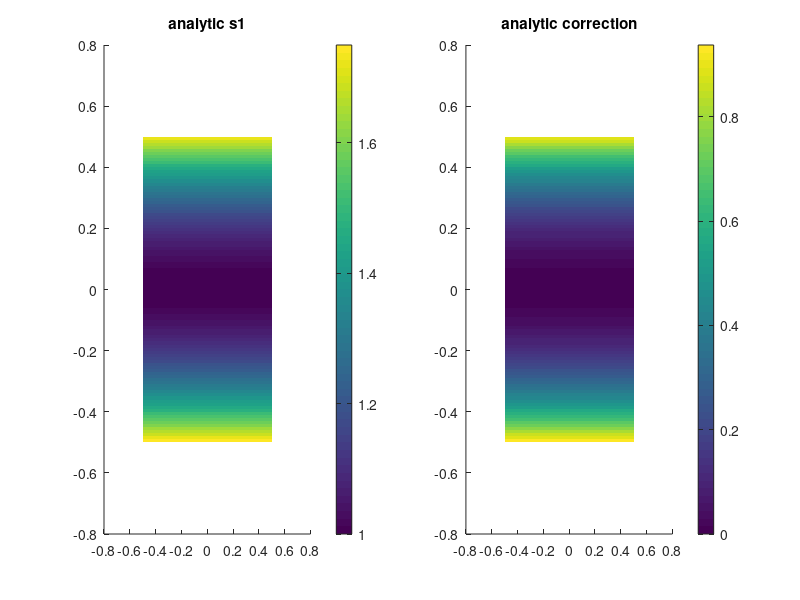
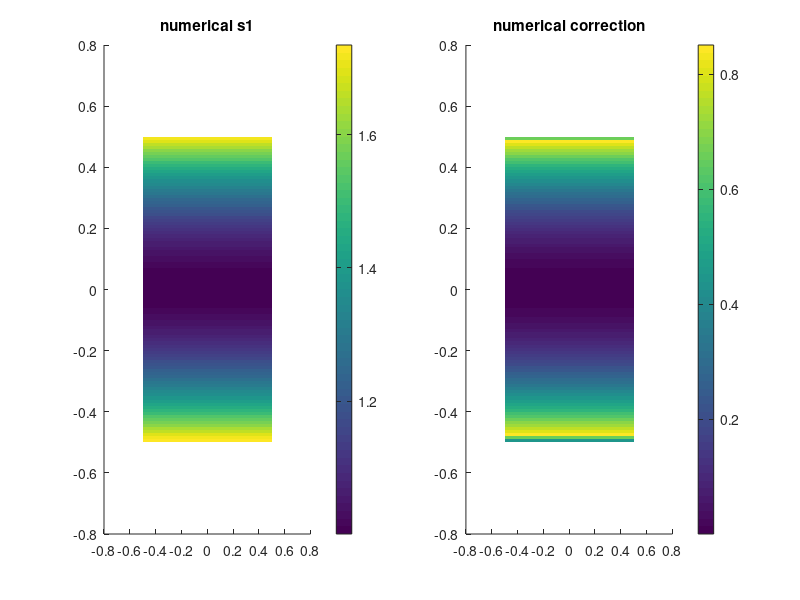
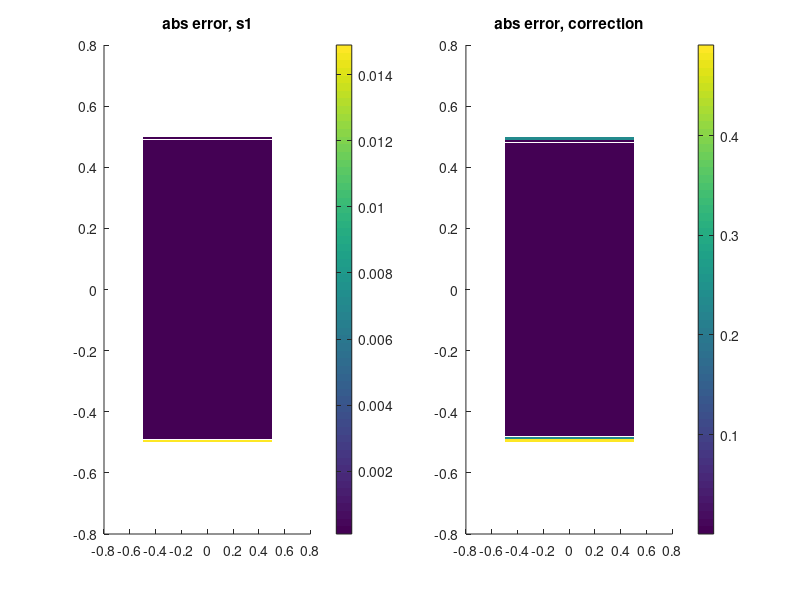

Source code (MATLAB) for these figures, in order:
close all
clear all
clc
%y=0:0.01:0.5;
%y=y(:);

xdim = 101;
ydim = 101;
xmin = -0.5
xmax = 0.5
x=linspace(xmin,xmax,xdim);
dx = x(2)-x(1);
y=linspace(xmin,xmax,ydim);
dy=y(2)-y(1);
[x,y]=meshgrid(x,y);

k=0;
for T=0.01:0.01:0.8,
k=k+1;
T=-T;
sig_0 = reshape((1+3*y.^2),[],1);
sig_true=reshape(-(1/(2*T)*log(exp(4*T)./((1+y.^2)*exp(2*T) - y.^2).^3)),[],1);
err(k)=mean((sig_true-sig_0).^2);
rho(k)=corr(sig_true,sig_0);
t(k)=T;
end

k=0;
for T=0.01:0.01:0.8,
k=k+1;
T=-T;
sig_0 = reshape((1+3*y.^2),[],1);
sig_1 = reshape(-3*T*y.^2.*(1+3*y.^2),[],1);
sig_true=reshape(-(1/(2*T)*log(exp(4*T)./((1+y.^2)*exp(2*T) - y.^2).^3)),[],1);
err2(k)=mean((sig_true-(sig_0+sig_1)).^2);
rho2(k)=corr(sig_true,sig_0+sig_1);
t(k)=T;
end
s1_analytic = 1+3*y.^2;
cor_analytic = 3*y.^2.*(1+y.^2);
figure
subplot(121)
surface(x,y,s1_analytic,'edgecolor','none')
title('analytic s1')
colorbar()
subplot(122)
surface(x,y,cor_analytic,'edgecolor','none')
title('analytic correction')
colorbar()

for t =1:3
    u(:,:,t) = x;
    v(:,:,t) = -y-y.^3;
end

[dudx,dudy,dudt] = gradient(u,dx,dy,1);
[dvdx,dvdy,dvdt] = gradient(v,dx,dy,1);

Du = dudt+u.*dudx+v.*dudy;
Dv = dvdt+u.*dvdx+v.*dvdy;

[dDudx,dDudy,dDudt] = gradient(Du,dx,dy,1);
[dDvdx,dDvdy,dDvdt] = gradient(Dv,dx,dy,1);

for t =1:3
    for i =1:ydim
        for j = 1:xdim
            Grad_v = [dudx(i,j,t), dudy(i,j,t);dvdx(i,j,t), dvdy(i,j,t)];
            Grad_D = [dDudx(i,j,t), dDudy(i,j,t); dDvdx(i,j,t), dDvdy(i,j,t)];
            S = 0.5*(Grad_v + Grad_v');
            B = 0.5*(Grad_D + Grad_D')+(Grad_v'*Grad_v);
            [V,D] = eig(S);
            if ~issorted(diag(D))
                [D,I] = sort(diag(D));
                V = V(:, I);
            end
            s1_numerical(i,j,t) = D(1,1);
            X1 = V(:,1);
            cor_numerical(i,j,t) = -s1_numerical(i,j,t).^2+0.5*(X1'*B*X1);
              
        end
    end
end

figure
subplot(121)
surface(x,y,-s1_numerical(:,:,2),'edgecolor','none')
title('numerical s1')
colorbar()
subplot(122)
surface(x,y,cor_numerical(:,:,2),'edgecolor','none')
title('numerical correction')
colorbar()


figure
subplot(121)
surface(x,y,abs((-s1_numerical(:,:,2))-s1_analytic),'edgecolor','none')
title('abs error, s1')
colorbar()
subplot(122)
surface(x,y,abs((cor_numerical(:,:,2))-cor_analytic),'edgecolor','none')
title('abs error, correction')
colorbar()



